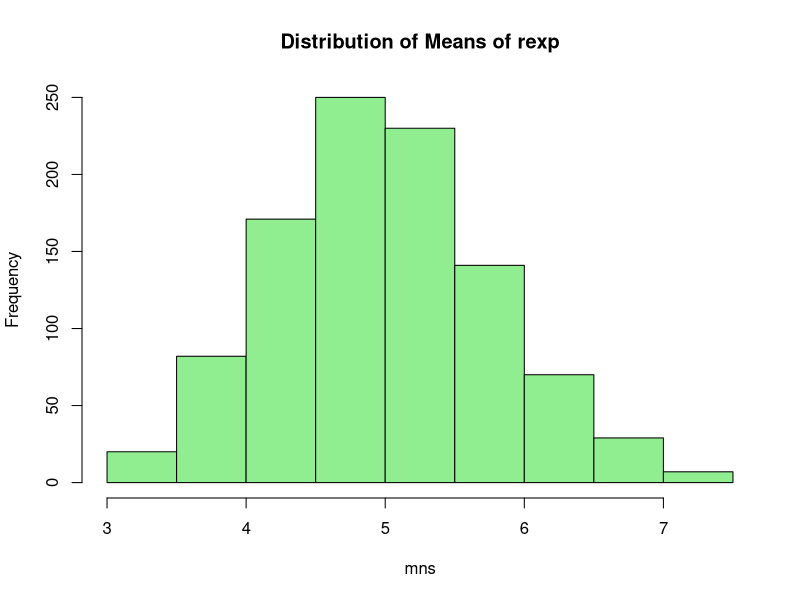
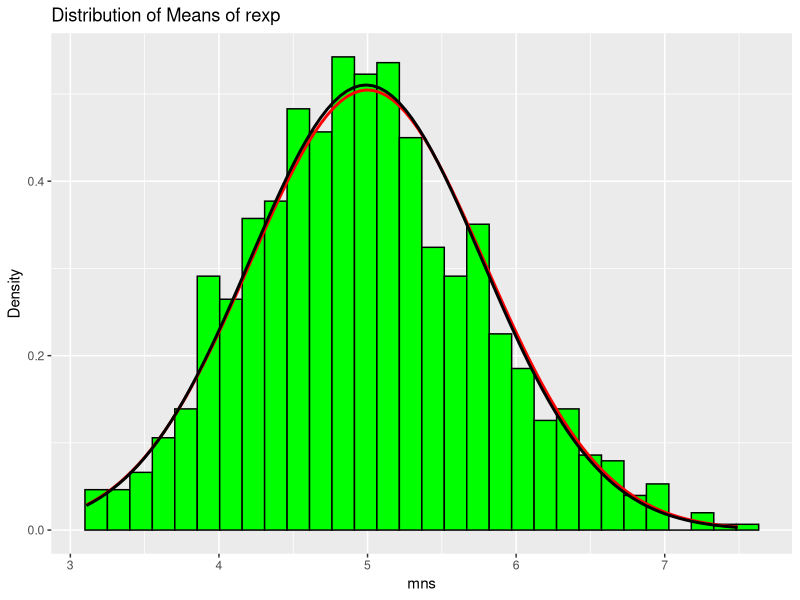
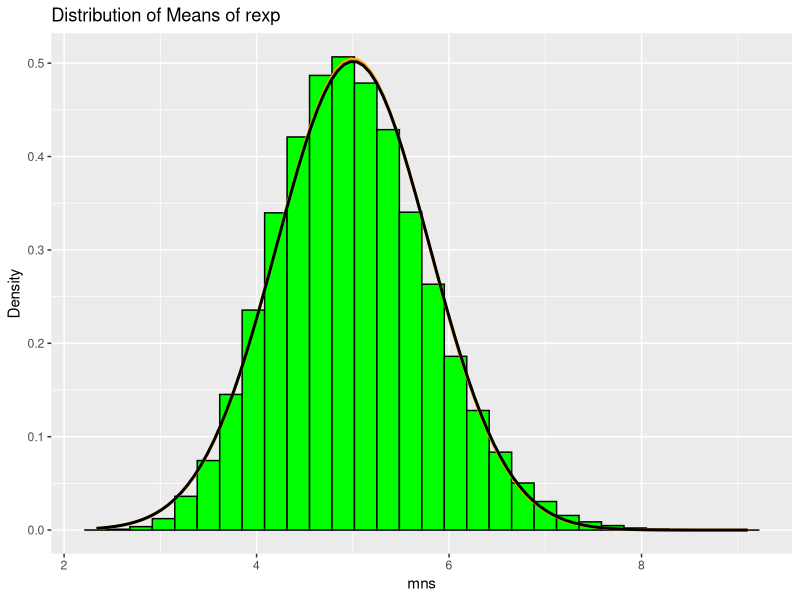

The R source for these figures, in order:
## ---- chunk 1
set.seed(1)
lambda <- 0.2 ## Set lambda as per instructions
nexp <- 40 ## number of distributions
nsim <- 1000 ## number of simulations
mns <- NULL  ## set msn to null 
for (i in 1 : nsim) mns <- c(mns, mean(rexp(40,lambda)))
hist(mns,col="light green",main="Distribution of Means of rexp")
## ---- chunk 2
# lambda <- 0.2 ## Set lambda as per instructions (does not change)
# nexp <- 40 ## number of distributions (does not change)
# nsim <- 1000 ## number of simulations (does not change)}
varxp <- ((1/lambda)^2)/nexp ## theoretical variance
varmean <- var(mns) ## variance of the means
## ---- chunk 3
library(ggplot2)
plotdata <- data.frame(mns)
plot1 <- ggplot(plotdata,aes(x = mns))
plot1 <- plot1 +geom_histogram(aes(y=..density..), colour="black",fill="green")
plot1<-plot1+labs(title="Distribution of Means of rexp", y="Density")
plot1<-plot1 +stat_function(fun=dnorm,args=list( mean=1/lambda, sd=sqrt(varxp)),color = "red", size = 1.0)
plot1<-plot1 +stat_function(fun=dnorm,args=list( mean=mean(mns), sd=sqrt(varmean)),color = "black", size = 1.0)
print(plot1)
## ---- chunk 4
set.seed(1)
lambda <- 0.2 ## Set lambda as per instructions
nexp <- 40 ## number of distributions
nsim <- 100000 ## number of simulations
mns <- NULL  ## set msn to null 
for (i in 1 : nsim) mns <- c(mns, mean(rexp(40,lambda)))
varxp <- ((1/lambda)^2)/nexp ## theoretical variance
varmean <- var(mns) ## variance of the means

library(ggplot2)
plotdata <- data.frame(mns)
plot1 <- ggplot(plotdata,aes(x = mns))
plot1 <- plot1 +geom_histogram(aes(y=..density..), colour="black",fill="green")
plot1<-plot1+labs(title="Distribution of Means of rexp", y="Density")
plot1<-plot1 +stat_function(fun=dnorm,args=list( mean=1/lambda, sd=sqrt(varxp)),color = "orange", size = 1.0)
plot1<-plot1 +stat_function(fun=dnorm,args=list( mean=mean(mns), sd=sqrt(varmean)),color = "black", size = 1.0)
print(plot1)
